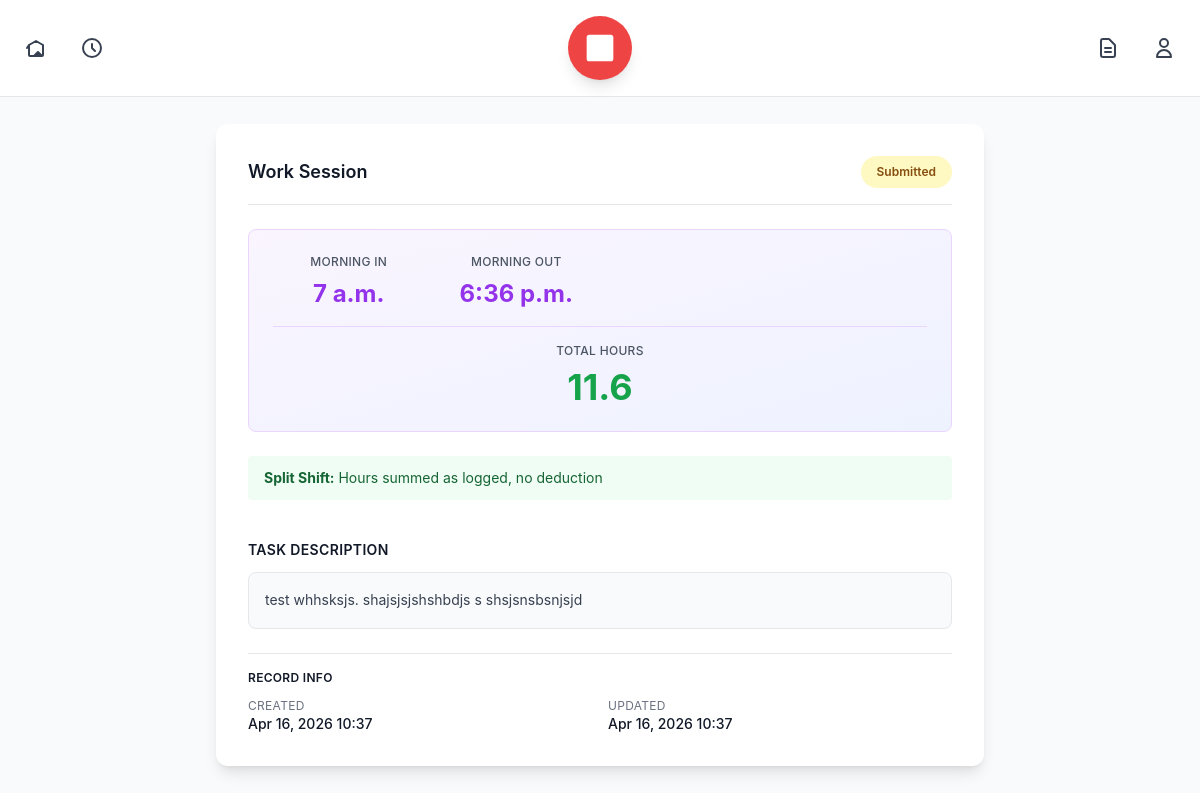
Page /logging/log/5/ (signed in) on the committed database.
### logging_app/models.py (models this page shows, shortened)
class HourLog(models.Model):
    STATUS_CHOICES = [
        ('draft', 'Draft'),
        ('submitted', 'Submitted'),
        ('approved', 'Approved'),
        ('rejected', 'Rejected'),
    ]
    LOG_MODE_CHOICES = [
        ('single', 'Single Period (Auto 1-hour break deduction)'),
        ('split', 'Split Shift (Morning & Afternoon)'),
    ]
    BREAK_CHOICES = [
        ('none', 'No break deduction'),
        ('one_hour', 'Deduct 1 hour for break'),
    ]
    intern = models.ForeignKey(User, on_delete=models.CASCADE, related_name='hour_logs')
    date = models.DateField()
    logging_mode = models.CharField(max_length=20, choices=LOG_MODE_CHOICES, default='split')
    time_in = models.TimeField()
    time_out = models.TimeField()
    time_in_afternoon = models.TimeField(null=True, blank=True)
    time_out_afternoon = models.TimeField(null=True, blank=True)
    break_deduction = models.CharField(max_length=20, choices=BREAK_CHOICES, default='one_hour')
    description = models.TextField(help_text='Description of tasks completed')
    status = models.CharField(max_length=20, choices=STATUS_CHOICES, default='draft')
    reviewed_by = models.ForeignKey(
        User,
        on_delete=models.SET_NULL,
        null=True,
        blank=True,
        related_name='reviewed_logs',
        limit_choices_to={'role__in': ['supervisor', 'admin']}
    )
    review_notes = models.TextField(blank=True)
    created_at = models.DateTimeField(auto_now_add=True)
    updated_at = models.DateTimeField(auto_now=True)
    class Meta:
        unique_together = ('intern', 'date')
        ordering = ['-date']
        verbose_name = 'Hour Log'
        verbose_name_plural = 'Hour Logs'
    def total_hours(self):
        total = 0
        date = self.date
        if self.logging_mode == 'single':
            if self.time_in and self.time_out:
                dt_in = datetime.combine(date, self.time_in)
                dt_out = datetime.combine(date, self.time_out)
                if dt_out < dt_in:
                    dt_out += timedelta(days=1)
                delta = dt_out - dt_in
                total = delta.total_seconds() / 3600
                total = max(0, total - 1)
        elif self.logging_mode == 'split':
            if self.time_in and self.time_out:
                dt_in = datetime.combine(date, self.time_in)
                dt_out = datetime.combine(date, self.time_out)
                if dt_out < dt_in:
                    dt_out += timedelta(days=1)
                delta = dt_out - dt_in
                total += delta.total_seconds() / 3600
        return round(total, 2)
    def is_editable(self):
        return self.status == 'draft'

### logging_app/views.py (the view)
# urls.py: path('log/<int:pk>/', views.log_detail, name='log_detail'),
@login_required
def log_detail(request, pk):
    log = get_object_or_404(HourLog, pk=pk)
    if log.intern != request.user and not request.user.is_supervisor():
        if not request.user.is_admin():
            messages.error(request, 'You do not have permission to view this log.')
            return redirect('dashboard')
    context = {'log': log}
    return render(request, 'logging_app/log_detail.html', context)

### templates/logging_app/log_detail.html (shortened to what this page needs)
{% extends "base.html" %}
{% block content %}
<div class="max-w-3xl mx-auto">
    <div class="flex justify-between items-start gap-4 mb-6">
        <div>
            <h1 class="text-4xl font-black text-red-600 mb-2">Log Entry</h1>
            <p class="text-gray-500 text-lg">{{ log.date }}</p>
        </div>
        <a href="{% url 'logging_app:logs' %}" class="text-blue-600 hover:text-blue-700 font-semibold whitespace-nowrap mt-1">
        </a>
    </div>
    <div class="bg-white rounded-xl shadow-lg space-y-6 p-6 md:p-8">
        <div class="flex justify-between items-center border-b border-gray-200 pb-4">
            <h2 class="text-lg font-semibold text-gray-900">Work Session</h2>
            {% if log.status != 'draft' %}
            <span class="inline-block px-4 py-2 font-semibold rounded-full text-xs
                {% if log.status == 'approved' %}bg-green-100 text-green-800
                {% elif log.status == 'submitted' %}bg-yellow-100 text-yellow-800
                {% elif log.status == 'rejected' %}bg-red-100 text-red-800
                {% else %}bg-gray-100 text-gray-800{% endif %}">
                {{ log.get_status_display }}
            </span>
            {% endif %}
        </div>
        {% if log.logging_mode == 'single' %}
        <div class="bg-gradient-to-br from-blue-50 to-indigo-50 rounded-lg p-6 border border-blue-200">
            <div class="grid grid-cols-3 gap-4">
                <div class="text-center">
                    <p class="text-gray-600 text-xs font-medium uppercase tracking-wide">Time In</p>
                    <p class="text-3xl font-bold text-blue-600 mt-2">{{ log.time_in }}</p>
                </div>
                <div class="border-l-2 border-r-2 border-blue-200"></div>
                <div class="text-center">
                    <p class="text-gray-600 text-xs font-medium uppercase tracking-wide">Time Out</p>
                    <p class="text-3xl font-bold text-blue-600 mt-2">{{ log.time_out }}</p>
                </div>
            </div>
            <div class="mt-4 pt-4 border-t border-blue-200">
                <div class="text-center">
                    <p class="text-gray-600 text-xs font-medium uppercase tracking-wide">Total Hours</p>
                    <p class="text-4xl font-bold text-green-600 mt-2">{{ log.total_hours }}</p>
                </div>
            </div>
        </div>
        <div class="bg-red-50 px-4 py-3 rounded">
            <p class="text-sm text-red-800"><strong>Break Deduction:</strong> 1 hour auto-deducted for break</p>
        </div>
        {% else %}
        <div class="bg-gradient-to-br from-purple-50 to-indigo-50 rounded-lg p-6 border border-purple-200">
            <div class="grid grid-cols-2 md:grid-cols-4 gap-4">
                <div class="text-center">
                    <p class="text-gray-600 text-xs font-medium uppercase tracking-wide">Morning In</p>
                    <p class="text-2xl font-bold text-purple-600 mt-2">{{ log.time_in }}</p>
                </div>
                <div class="text-center">
                    <p class="text-gray-600 text-xs font-medium uppercase tracking-wide">Morning Out</p>
                    <p class="text-2xl font-bold text-purple-600 mt-2">{{ log.time_out }}</p>
                </div>
            </div>
            <div class="mt-4 pt-4 border-t border-purple-200">
                <div class="text-center">
                    <p class="text-gray-600 text-xs font-medium uppercase tracking-wide">Total Hours</p>
                    <p class="text-4xl font-bold text-green-600 mt-2">{{ log.total_hours }}</p>
                </div>
            </div>
        </div>
        <div class="bg-green-50 px-4 py-3 rounded">
            <p class="text-sm text-green-800"><strong>Split Shift:</strong> Hours summed as logged, no deduction</p>
        </div>
        {% endif %}
        <div class="pt-4">
            <h3 class="font-semibold text-gray-900 text-sm mb-3 uppercase tracking-wide">Task Description</h3>
            <div class="bg-gray-50 rounded-lg p-4 border border-gray-200">
                <p class="text-gray-700 text-sm leading-relaxed whitespace-pre-wrap">{{ log.description }}</p>
            </div>
        </div>
        <div class="border-t border-gray-200 pt-4">
            <h3 class="font-semibold text-gray-900 text-xs uppercase tracking-wide mb-3">Record Info</h3>
            <div class="grid grid-cols-2 gap-4 text-sm text-gray-600">
                <div>
                    <p class="text-gray-500 text-xs uppercase tracking-wide">Created</p>
                    <p class="text-gray-900 font-medium">{{ log.created_at|date:"M d, Y H:i" }}</p>
                </div>
                <div>
                    <p class="text-gray-500 text-xs uppercase tracking-wide">Updated</p>
                    <p class="text-gray-900 font-medium">{{ log.updated_at|date:"M d, Y H:i" }}</p>
                </div>
            </div>
        </div>
    </div>
</div>
{% endblock %}

### static/css/design-tokens.css (style rules this page uses)
:root { --color-primary-50: #fef2f2; --color-primary-100: #fee2e2; --color-primary-200: #fecaca; --color-primary-300: #fca5a5; --color-primary-400: #f87171; --color-primary-500: #ef4444; --color-primary-600: #dc2626; --color-primary-700: #b91c1c; --color-primary-800: #991b1b; --color-primary-900: #7f1d1d; --color-secondary-50: #eff6ff; --color-secondary-100: #dbeafe; --color-secondary-200: #bfdbfe; --color-secondary-300: #93c5fd; --color-secondary-400: #60a5fa; --color-secondary-500: #3b82f6; --color-secondary-600: #2563eb; --color-secondary-700: #1d4ed8; --color-secondary-800: #1e40af; --color-secondary-900: #1e3a8a; --color-success-50: #f0fdf4; --color-success-100: #dcfce7; --color-success-200: #bbf7d0; --color-success-300: #86efac; --color-success-400: #4ade80; --color-success-500: #22c55e; --color-success-600: #16a34a; --color-success-700: #15803d; --color-success-800: #166534; --color-success-900: #145231; --color-warning-50: #fffbeb; --color-warning-100: #fef3c7; --color-warning-200: #fde68a; --color-warning-300: #fcd34d; --color-warning-400: #fbbf24; --color-warning-500: #f59e0b; --color-warning-600: #d97706; --color-warning-700: #b45309; --color-warning-800: #92400e; --color-warning-900: #78350f; --color-error-50: #fef2f2; --color-error-100: #fee2e2; --color-error-200: #fecaca; --color-error-300: #fca5a5; --color-error-400: #f87171; --color-error-500: #ef4444; --color-error-600: #dc2626; --color-error-700: #b91c1c; --color-error-800: #991b1b; --color-error-900: #7f1d1d; --color-neutral-50: #f9fafb; --color-neutral-100: #f3f4f6; --color-neutral-200: #e5e7eb; --color-neutral-300: #d1d5db; --color-neutral-400: #9ca3af; --color-neutral-500: #6b7280; --color-neutral-600: #4b5563; --color-neutral-700: #374151; --color-neutral-800: #1f2937; --color-neutral-900: #111827; --color-text-primary: var(--color-neutral-900); --color-text-secondary: var(--color-neutral-600); --color-text-tertiary: var(--color-neutral-500); --color-text-disabled: var(--color-neutral-400); --color-text-inverse: #ffffff; --color-background-primary: #ffffff; --color-background-secondary: var(--color-neutral-50); --color-background-tertiary: var(--color-neutral-100); --color-background-overlay: rgba(0, 0, 0, 0.5); --color-border-light: var(--color-neutral-200); --color-border-default: var(--color-neutral-300); --color-border-dark: var(--color-neutral-400); --color-focus-ring: var(--color-primary-600); --color-focus-ring-offset: 2px; --spacing-xs: 0.25rem; --spacing-sm: 0.5rem; --spacing-md: 1rem; --spacing-lg: 1.5rem; --spacing-xl: 2rem; --spacing-2xl: 2.5rem; --spacing-3xl: 3rem; --spacing-4xl: 4rem; --font-family-base: -apple-system, BlinkMacSystemFont, 'Segoe UI', Roboto, 'Helvetica Neue', Arial, sans-serif; --font-size-xs: 0.75rem; --font-size-sm: 0.875rem; --font-size-base: 1rem; --font-size-lg: 1.125rem; --font-size-xl: 1.25rem; --font-size-2xl: 1.5rem; --font-size-3xl: 1.875rem; --font-size-4xl: 2.25rem; --line-height-tight: 1.25; --line-height-normal: 1.5; --line-height-relaxed: 1.75; --radius-sm: 0.375rem; --radius-md: 0.5rem; --radius-lg: 0.75rem; --radius-xl: 1rem; --radius-full: 9999px; --shadow-sm: 0 1px 2px 0 rgba(0, 0, 0, 0.05); --shadow-md: 0 4px 6px -1px rgba(0, 0, 0, 0.1), 0 2px 4px -1px rgba(0, 0, 0, 0.06); --shadow-lg: 0 10px 15px -3px rgba(0, 0, 0, 0.1), 0 4px 6px -2px rgba(0, 0, 0, 0.05); --shadow-xl: 0 20px 25px -5px rgba(0, 0, 0, 0.1), 0 10px 10px -5px rgba(0, 0, 0, 0.04); --transition-fast: 150ms ease-in-out; --transition-base: 200ms ease-in-out; --transition-slow: 300ms ease-in-out; }

### templates/base.html (style rules this page uses)
body { font-family: -apple-system, BlinkMacSystemFont, 'Segoe UI', 'Roboto', 'Oxygen', 'Ubuntu', 'Cantarell', sans-serif; }

### rows in the picture
HourLog: status "Submitted", time_in "7 a.m.", time_out "6:36 p.m.", total_hours "11.6", description "test whhsksjs. shajsjsjshshbdjs s shsjsnsbsnjsjd", created_at "Apr 16, 2026 10:37", updated_at "Apr 16, 2026 10:37"
